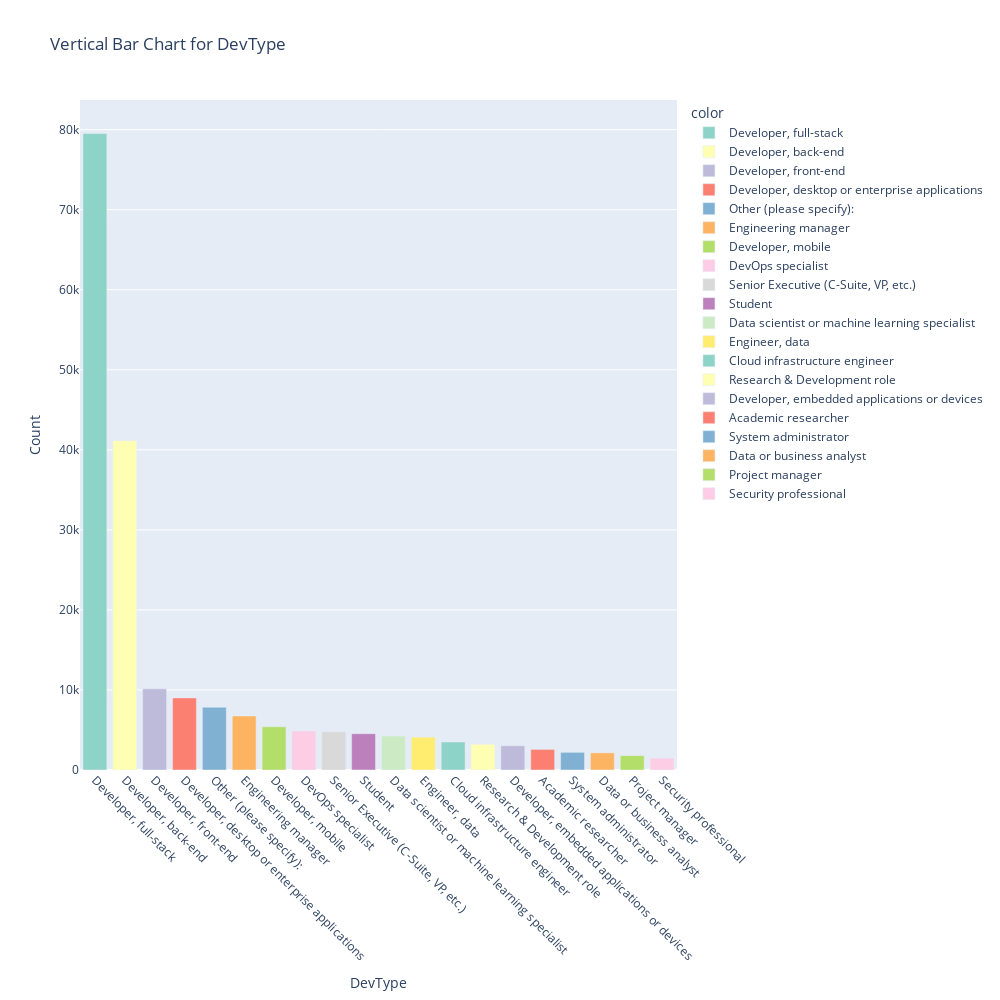

Notebook cell for this chart:
### Code cell
display_vertical_bar_chart(df_encoded,"DevType")

### Figure 1 — Plotly figure (JSON) as saved in the notebook; plotly's stock layout.template omitted (floating-point values rounded to 4 significant figures)
{"data": [{"alignmentgroup": "True", "hovertemplate": "color=Developer, full-stack<br>x=%{x}<br>y=%{y}<extra></extra>", "legendgroup": "Developer, full-stack", "marker": {"color": "rgb(141,211,199)", "pattern": {"shape": ""}}, "name": "Developer, full-stack", "offsetgroup": "Developer, full-stack", "orientation": "v", "showlegend": true, "textposition": "auto", "type": "bar", "x": ["Developer, full-stack"], "xaxis": "x", "y": [79525], "yaxis": "y"}, {"alignmentgroup": "True", "hovertemplate": "color=Developer, back-end<br>x=%{x}<br>y=%{y}<extra></extra>", "legendgroup": "Developer, back-end", "marker": {"color": "rgb(255,255,179)", "pattern": {"shape": ""}}, "name": "Developer, back-end", "offsetgroup": "Developer, back-end", "orientation": "v", "showlegend": true, "textposition": "auto", "type": "bar", "x": ["Developer, back-end"], "xaxis": "x", "y": [41146], "yaxis": "y"}, {"alignmentgroup": "True", "hovertemplate": "color=Developer, front-end<br>x=%{x}<br>y=%{y}<extra></extra>", "legendgroup": "Developer, front-end", "marker": {"color": "rgb(190,186,218)", "pattern": {"shape": ""}}, "name": "Developer, front-end", "offsetgroup": "Developer, front-end", "orientation": "v", "showlegend": true, "textposition": "auto", "type": "bar", "x": ["Developer, front-end"], "xaxis": "x", "y": [10138], "yaxis": "y"}, {"alignmentgroup": "True", "hovertemplate": "color=Developer, desktop or enterprise applications<br>x=%{x}<br>y=%{y}<extra></extra>", "legendgroup": "Developer, desktop or enterprise applications", "marker": {"color": "rgb(251,128,114)", "pattern": {"shape": ""}}, "name": "Developer, desktop or enterprise applications", "offsetgroup": "Developer, desktop or enterprise applications", "orientation": "v", "showlegend": true, "textposition": "auto", "type": "bar", "x": ["Developer, desktop or enterprise applications"], "xaxis": "x", "y": [9010], "yaxis": "y"}, {"alignmentgroup": "True", "hovertemplate": "color=Other (please specify):<br>x=%{x}<br>y=%{y}<extra></extra>", "legendgroup": "Other (please specify):", "marker": {"color": "rgb(128,177,211)", "pattern": {"shape": ""}}, "name": "Other (please specify):", "offsetgroup": "Other (please specify):", "orientation": "v", "showlegend": true, "textposition": "auto", "type": "bar", "x": ["Other (please specify):"], "xaxis": "x", "y": [7842], "yaxis": "y"}, {"alignmentgroup": "True", "hovertemplate": "color=Engineering manager<br>x=%{x}<br>y=%{y}<extra></extra>", "legendgroup": "Engineering manager", "marker": {"color": "rgb(253,180,98)", "pattern": {"shape": ""}}, "name": "Engineering manager", "offsetgroup": "Engineering manager", "orientation": "v", "showlegend": true, "textposition": "auto", "type": "bar", "x": ["Engineering manager"], "xaxis": "x", "y": [6754], "yaxis": "y"}, {"alignmentgroup": "True", "hovertemplate": "color=Developer, mobile<br>x=%{x}<br>y=%{y}<extra></extra>", "legendgroup": "Developer, mobile", "marker": {"color": "rgb(179,222,105)", "pattern": {"shape": ""}}, "name": "Developer, mobile", "offsetgroup": "Developer, mobile", "orientation": "v", "showlegend": true, "textposition": "auto", "type": "bar", "x": ["Developer, mobile"], "xaxis": "x", "y": [5397], "yaxis": "y"}, {"alignmentgroup": "True", "hovertemplate": "color=DevOps specialist<br>x=%{x}<br>y=%{y}<extra></extra>", "legendgroup": "DevOps specialist", "marker": {"color": "rgb(252,205,229)", "pattern": {"shape": ""}}, "name": "DevOps specialist", "offsetgroup": "DevOps specialist", "orientation": "v", "showlegend": true, "textposition": "auto", "type": "bar", "x": ["DevOps specialist"], "xaxis": "x", "y": [4874], "yaxis": "y"}, {"alignmentgroup": "True", "hovertemplate": "color=Senior Executive (C-Suite, VP, etc.)<br>x=%{x}<br>y=%{y}<extra></extra>", "legendgroup": "Senior Executive (C-Suite, VP, etc.)", "marker": {"color": "rgb(217,217,217)", "pattern": {"shape": ""}}, "name": "Senior Executive (C-Suite, VP, etc.)", "offsetgroup": "Senior Executive (C-Suite, VP, etc.)", "orientation": "v", "showlegend": true, "textposition": "auto", "type": "bar", "x": ["Senior Executive (C-Suite, VP, etc.)"], "xaxis": "x", "y": [4794], "yaxis": "y"}, {"alignmentgroup": "True", "hovertemplate": "color=Student<br>x=%{x}<br>y=%{y}<extra></extra>", "legendgroup": "Student", "marker": {"color": "rgb(188,128,189)", "pattern": {"shape": ""}}, "name": "Student", "offsetgroup": "Student", "orientation": "v", "showlegend": true, "textposition": "auto", "type": "bar", "x": ["Student"], "xaxis": "x", "y": [4535], "yaxis": "y"}, {"alignmentgroup": "True", "hovertemplate": "color=Data scientist or machine learning specialist<br>x=%{x}<br>y=%{y}<extra></extra>", "legendgroup": "Data scientist or machine learning specialist", "marker": {"color": "rgb(204,235,197)", "pattern": {"shape": ""}}, "name": "Data scientist or machine learning specialist", "offsetgroup": "Data scientist or machine learning specialist", "orientation": "v", "showlegend": true, "textposition": "auto", "type": "bar", "x": ["Data scientist or machine learning specialist"], "xaxis": "x", "y": [4246], "yaxis": "y"}, {"alignmentgroup": "True", "hovertemplate": "color=Engineer, data<br>x=%{x}<br>y=%{y}<extra></extra>", "legendgroup": "Engineer, data", "marker": {"color": "rgb(255,237,111)", "pattern": {"shape": ""}}, "name": "Engineer, data", "offsetgroup": "Engineer, data", "orientation": "v", "showlegend": true, "textposition": "auto", "type": "bar", "x": ["Engineer, data"], "xaxis": "x", "y": [4102], "yaxis": "y"}, {"alignmentgroup": "True", "hovertemplate": "color=Cloud infrastructure engineer<br>x=%{x}<br>y=%{y}<extra></extra>", "legendgroup": "Cloud infrastructure engineer", "marker": {"color": "rgb(141,211,199)", "pattern": {"shape": ""}}, "name": "Cloud infrastructure engineer", "offsetgroup": "Cloud infrastructure engineer", "orientation": "v", "showlegend": true, "textposition": "auto", "type": "bar", "x": ["Cloud infrastructure engineer"], "xaxis": "x", "y": [3499], "yaxis": "y"}, {"alignmentgroup": "True", "hovertemplate": "color=Research & Development role<br>x=%{x}<br>y=%{y}<extra></extra>", "legendgroup": "Research & Development role", "marker": {"color": "rgb(255,255,179)", "pattern": {"shape": ""}}, "name": "Research & Development role", "offsetgroup": "Research & Development role", "orientation": "v", "showlegend": true, "textposition": "auto", "type": "bar", "x": ["Research & Development role"], "xaxis": "x", "y": [3213], "yaxis": "y"}, {"alignmentgroup": "True", "hovertemplate": "color=Developer, embedded applications or devices<br>x=%{x}<br>y=%{y}<extra></extra>", "legendgroup": "Developer, embedded applications or devices", "marker": {"color": "rgb(190,186,218)", "pattern": {"shape": ""}}, "name": "Developer, embedded applications or devices", "offsetgroup": "Developer, embedded applications or devices", "orientation": "v", "showlegend": true, "textposition": "auto", "type": "bar", "x": ["Developer, embedded applications or devices"], "xaxis": "x", "y": [3033], "yaxis": "y"}, {"alignmentgroup": "True", "hovertemplate": "color=Academic researcher<br>x=%{x}<br>y=%{y}<extra></extra>", "legendgroup": "Academic researcher", "marker": {"color": "rgb(251,128,114)", "pattern": {"shape": ""}}, "name": "Academic researcher", "offsetgroup": "Academic researcher", "orientation": "v", "showlegend": true, "textposition": "auto", "type": "bar", "x": ["Academic researcher"], "xaxis": "x", "y": [2572], "yaxis": "y"}, {"alignmentgroup": "True", "hovertemplate": "color=System administrator<br>x=%{x}<br>y=%{y}<extra></extra>", "legendgroup": "System administrator", "marker": {"color": "rgb(128,177,211)", "pattern": {"shape": ""}}, "name": "System administrator", "offsetgroup": "System administrator", "orientation": "v", "showlegend": true, "textposition": "auto", "type": "bar", "x": ["System administrator"], "xaxis": "x", "y": [2206], "yaxis": "y"}, {"alignmentgroup": "True", "hovertemplate": "color=Data or business analyst<br>x=%{x}<br>y=%{y}<extra></extra>", "legendgroup": "Data or business analyst", "marker": {"color": "rgb(253,180,98)", "pattern": {"shape": ""}}, "name": "Data or business analyst", "offsetgroup": "Data or business analyst", "orientation": "v", "showlegend": true, "textposition": "auto", "type": "bar", "x": ["Data or business analyst"], "xaxis": "x", "y": [2145], "yaxis": "y"}, {"alignmentgroup": "True", "hovertemplate": "color=Project manager<br>x=%{x}<br>y=%{y}<extra></extra>", "legendgroup": "Project manager", "marker": {"color": "rgb(179,222,105)", "pattern": {"shape": ""}}, "name": "Project manager", "offsetgroup": "Project manager", "orientation": "v", "showlegend": true, "textposition": "auto", "type": "bar", "x": ["Project manager"], "xaxis": "x", "y": [1795], "yaxis": "y"}, {"alignmentgroup": "True", "hovertemplate": "color=Security professional<br>x=%{x}<br>y=%{y}<extra></extra>", "legendgroup": "Security professional", "marker": {"color": "rgb(252,205,229)", "pattern": {"shape": ""}}, "name": "Security professional", "offsetgroup": "Security professional", "orientation": "v", "showlegend": true, "textposition": "auto", "type": "bar", "x": ["Security professional"], "xaxis": "x", "y": [1486], "yaxis": "y"}], "layout": {"barmode": "relative", "height": 1000, "legend": {"title": {"text": "color"}, "tracegroupgap": 0}, "title": {"text": "Vertical Bar Chart for DevType"}, "width": 1000, "xaxis": {"anchor": "y", "domain": [0, 1], "tickangle": 45, "tickmode": "array", "title": {"text": "DevType"}}, "yaxis": {"anchor": "x", "domain": [0, 1], "title": {"text": "Count"}}}}
